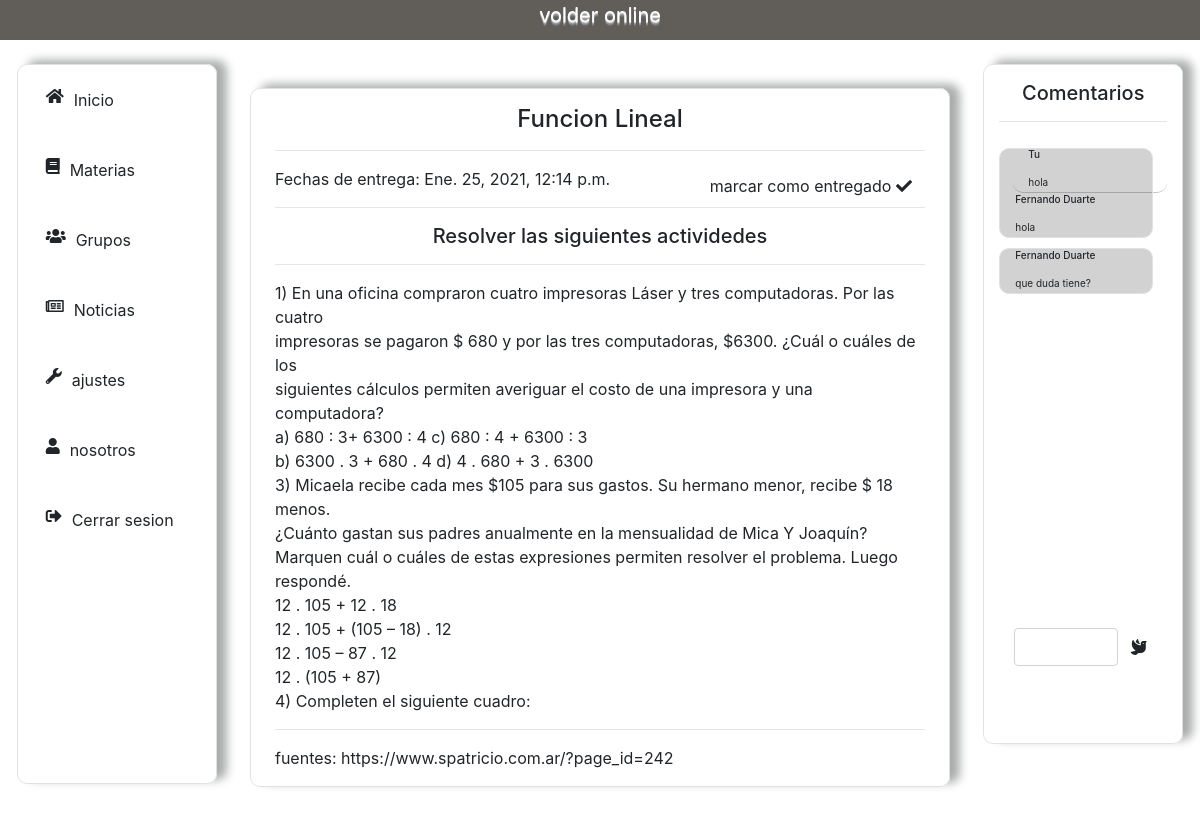
The app's page /estudiante/trabajo/1/ (signed in), older data.
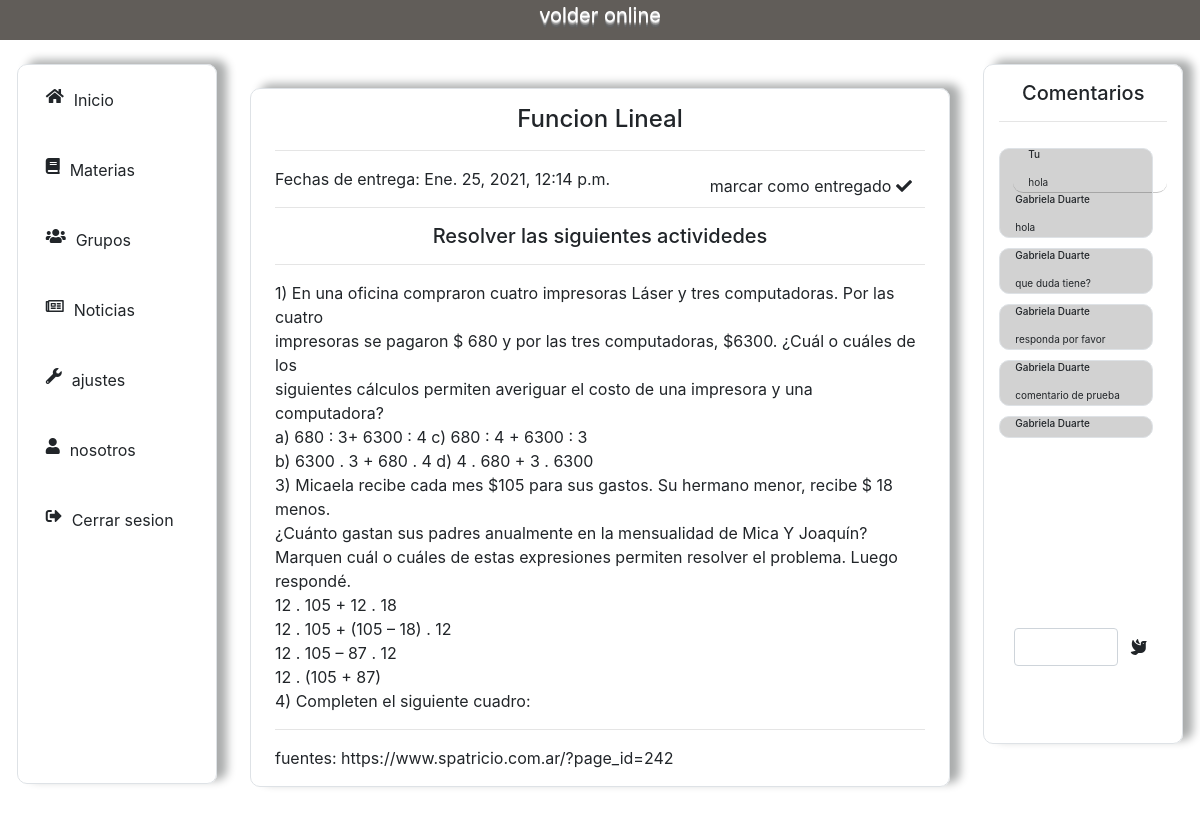
The same page, newer data.
### usuarios/models.py (models this page shows, shortened)
class Comentario(models.Model):
    autor = models.ForeignKey(User, on_delete = models.CASCADE)
    comentario = models.CharField(max_length=150)
    trabajo = models.ForeignKey(Trabajo, on_delete = models.CASCADE, null=True, blank=True)
    create = models.DateTimeField(auto_now_add=True, null=True, blank=True)
    def __str__(self):
        return self.comentario

class Profesor(models.Model):
    user = models.OneToOneField(User, on_delete = models.CASCADE)
    nombre = models.CharField(max_length=50)
    apellido = models.CharField(max_length=50)
    dni = models.IntegerField(unique=True)
    foto =  models.ImageField(upload_to="fotos_de_perfil/profesor", null=True, blank=True)
    def __str__(self):
        nombre_y_apellido = self.nombre + " " + self.apellido
        return nombre_y_apellido

### volder_app/decorators.py (the view)
        def wrapper(request, *args, **kwargs):
            if not hasattr(request.user, self.attribute):
                return redirect(self.redirect_to_url, **self.args_dict_to_redirect)
            return view(request, *args, **kwargs)

### volder_app/views.py (called while the page is built)
@RequiredUserAttribute(attribute = 'estudiante', redirect_to_url = '/profesor/')
def trabajo(request, id_trabajo):
    trabajo = Trabajo.objects.get(id=id_trabajo)
    if request.user.estudiante.curso != trabajo.materia.curso:
        return redirect("/estudiante/")
    if request.method == "POST":
        comentario = request.POST['comentario']
        coment = Comentario(autor=request.user, comentario=comentario, trabajo=trabajo)
        coment.save()
    comentarios = Comentario.objects.filter(trabajo=trabajo)
    cont = {
    "trabajo":trabajo,
    "comentarios":comentarios,
    }
    return render(request, "volder/trabajo.html", cont)

### volder_app/templates/volder/trabajo.html (shortened to what this page needs)
{% extends 'volder/base.html' %}
{% load static %}
{% block content %}
<div class="mid-contenido mid-contenido-animacion border col-10 col-md-7 mx-auto my-5 px-4 py-3">
    <h4 class="text-center">{{trabajo.titulo}}</h4><hr>
    <span>Fechas de entrega: {{trabajo.fecha_de_entrega}} </span>
    <a href="" class="btn float-right">marcar como entregado <i class="fas fa-check"></i></a><hr>
    <h5 class="text-center">{{trabajo.consigna}}<hr></h5>
    <span> {{ trabajo.contenido|linebreaks }} </span><hr>
    <span> fuentes: {{trabajo.fuentes}}</span>
</div>
<div id="container-comentario" class="container-comentario container-animacion  col-10 col-md-2 mx-auto my-4 py-3 border">
    <h5 class="text-center"> Comentarios</h5><hr>
    <div class="comentarios">
        {% for comentario in comentarios%}
            {% if comentario.autor.profesor %}
                <div class="comentario mensaje-recibido mensaje-recibido-profesor col-10  col-md-11 border">
                    <h6 class="nombre"> {{comentario.autor.profesor}} </h6>
                    <span class="mensaje">
                        {{comentario}}
                    </span>
                </div>
            {% elif comentario.autor.estudiante == user.estudiante %}
                <div class="comentario mensaje-enviado float-right col-10 col-md-11">
                    <h6 class="nombre"> Tu </h6>
                    <span class="mensaje">
                        {{comentario}}
                    </span>
                </div>
            {% endif%}
        {% endfor%}
    </div>
    <div class="enviar-comentario float-top col-12 mb-3">
        <form action="" method="POST"> {% csrf_token %}
            <div class="row mx-auto">
                <input type="text" name="comentario" class="form-control input-texto col-10 col-md-9">
                <button type="submit"  class="input-sudmit btn col-2" required><i class="fas fa-dove"></i></button>
            </div>
        </form>
    </div>
</div>
{% endblock %}

Row changes from the older to the newer data that the page shows:
changed through a linked row, Comentario (number 2 of 6 on the later page): autor.profesor "Fernando Duarte" → "Gabriela Duarte"
changed through a linked row, Comentario "que duda tiene?": autor.profesor "Fernando Duarte" → "Gabriela Duarte"
added Comentario: autor.profesor "Gabriela Duarte", comentario "responda por favor"
added Comentario: autor.profesor "Gabriela Duarte", comentario "comentario de prueba"
added Comentario: autor.profesor "Gabriela Duarte"
